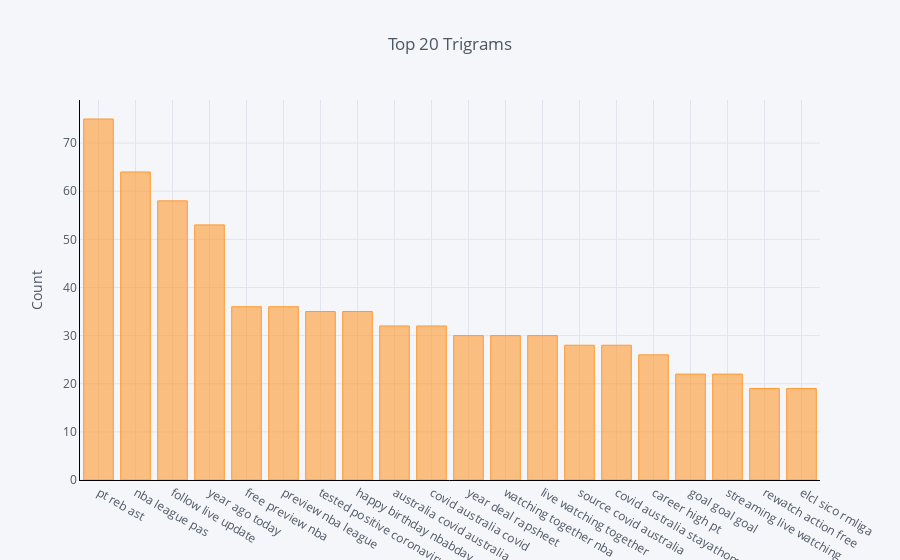

Notebook code cell kept with this figure:
### Code cell
def get_top_n_trigram(corpus, n=None):
    vec = CountVectorizer(ngram_range=(3, 3)).fit(corpus)
    bag_of_words = vec.transform(corpus)
    sum_words = bag_of_words.sum(axis=0) 
    words_freq = [(word, sum_words[0, idx]) for word, idx in vec.vocabulary_.items()]
    words_freq =sorted(words_freq, key = lambda x: x[1], reverse=True)
    return words_freq[:n]
common_words = get_top_n_trigram(clean_text, 20)
for word, freq in common_words:
    print(word, freq)
df5 = pd.DataFrame(common_words, columns = ['clean_tweet' , 'count'])
df5.groupby('clean_tweet').sum()['count'].sort_values(ascending=False).iplot(
    kind='bar', yTitle='Count', linecolor='black', title='Top 20 Trigrams')

### Figure 1 — Plotly figure (JSON) as saved in the notebook; plotly's stock layout.template omitted (floating-point values rounded to 4 significant figures)
{"data": [{"marker": {"color": "rgba(255, 153, 51, 0.6)", "line": {"color": "rgba(255, 153, 51, 1.0)", "width": 1}}, "name": "count", "orientation": "v", "text": "", "type": "bar", "uid": "25889f4d-08d0-4386-9732-19ecdba79f32", "x": ["pt reb ast", "nba league pas", "follow live update", "year ago today", "free preview nba", "preview nba league", "tested positive coronavirus", "happy birthday nbabday", "australia covid australia", "covid australia covid", "year deal rapsheet", "watching together nba", "live watching together", "source covid australia", "covid australia stayathome", "career high pt", "goal goal goal", "streaming live watching", "rewatch action free", "elcl sico rmliga"], "y": [75, 64, 58, 53, 36, 36, 35, 35, 32, 32, 30, 30, 30, 28, 28, 26, 22, 22, 19, 19]}], "layout": {"legend": {"bgcolor": "#F5F6F9", "font": {"color": "#4D5663"}}, "paper_bgcolor": "#F5F6F9", "plot_bgcolor": "#F5F6F9", "title": {"font": {"color": "#4D5663"}, "text": "Top 20 Trigrams"}, "xaxis": {"gridcolor": "#E1E5ED", "linecolor": "black", "showgrid": true, "tickfont": {"color": "#4D5663"}, "title": {"font": {"color": "#4D5663"}, "text": ""}, "zerolinecolor": "#E1E5ED"}, "yaxis": {"gridcolor": "#E1E5ED", "linecolor": "black", "showgrid": true, "tickfont": {"color": "#4D5663"}, "title": {"font": {"color": "#4D5663"}, "text": "Count"}, "zerolinecolor": "#E1E5ED"}}}
